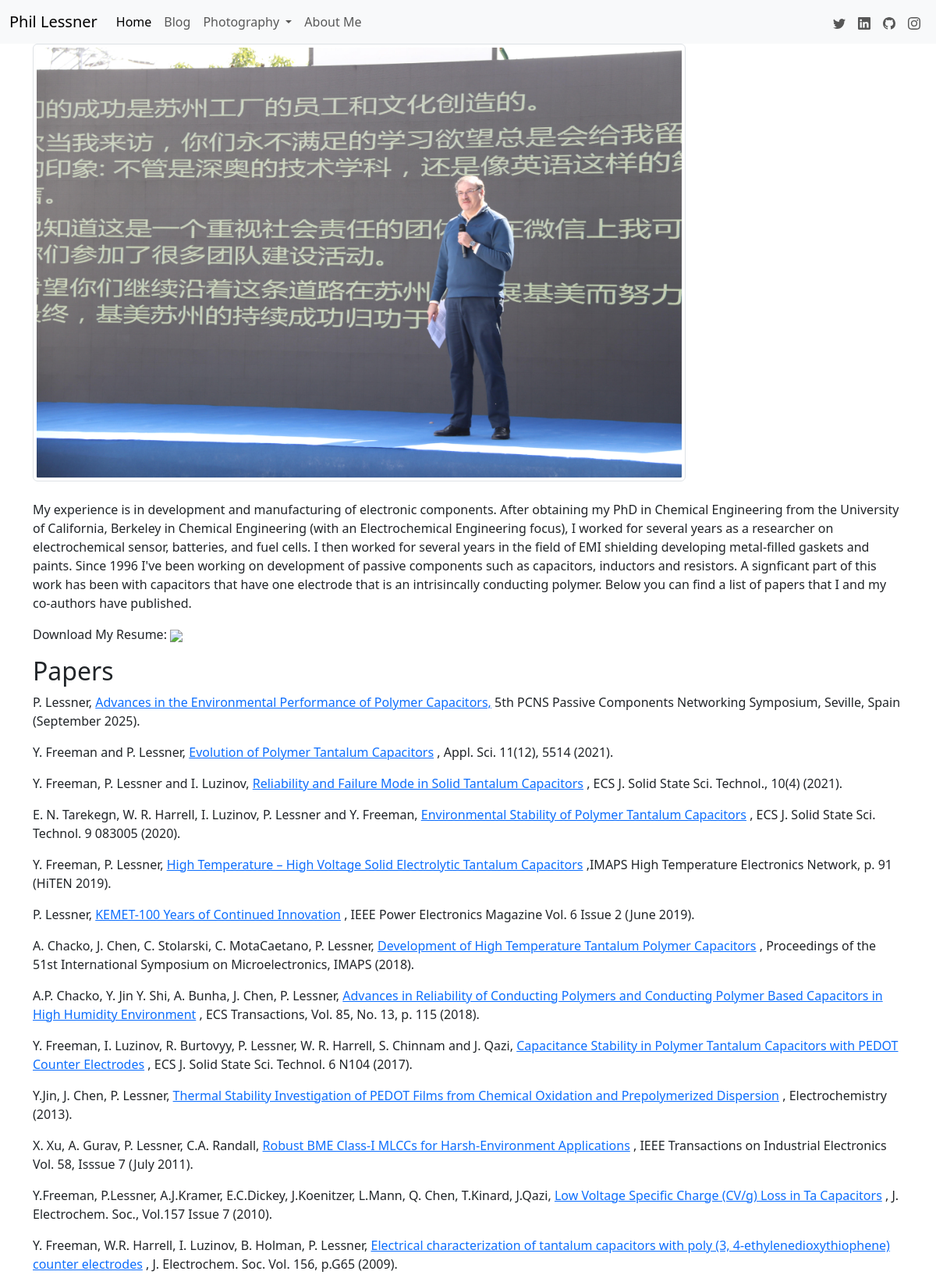
The page /aboutme (upper part) on the database its author committed.
### app/models.py (models this page shows, shortened)
class Base(DeclarativeBase):
    pass

class Reference(Base):
    __tablename__ = "references_table"
    id: Mapped[int] = mapped_column(primary_key=True)
    authors: Mapped[str]
    title: Mapped[str]
    refinfo: Mapped[str]
    date: Mapped[str]
    reflink: Mapped[str]
    reftype: Mapped[str]

### app/routes.py (the view)
@bp.route("/aboutme")
def about_me():
    templateData = {'title': 'About'}
    References = namedtuple('References', ['authors', 'title', 'reference', 'date', 'link', 'type'])
    references = dict()
    stmt = (db.select(Reference.authors, Reference.title,
                      Reference.refinfo, Reference.date,
                      Reference.reflink, Reference.reftype)
                      .select_from(Reference)
                      .where(Reference.reftype == "Paper")
                      .order_by(Reference.date.desc()))
    papers = [References(*row) for row in db.session.execute(stmt).all()]
    stmt = (db.select(Reference.authors, Reference.title,
                      Reference.refinfo, Reference.date,
                      Reference.reflink, Reference.reftype)
                      .select_from(Reference)
                      .where(Reference.reftype == "Patent")
                      .order_by(Reference.date.desc()))
    patents= [References(*row) for row in db.session.execute(stmt).all()]
    stmt = (db.select(Reference.authors, Reference.title,
                      Reference.refinfo, Reference.date,
                      Reference.reflink, Reference.reftype)
                      .select_from(Reference)
                      .where(Reference.reftype == "Presentation")
                      .order_by(Reference.date.desc()))
    presentations = [References(*row) for row in db.session.execute(stmt).all()]
    references.update({"papers": papers, "patents": patents, "presentations": presentations})
    templateData.update(references)
    return render_template('about_me.html', **templateData)

### app/templates/about_me.html (shortened to what this page needs)
{% extends "base.html" %}
{% block content %}
        <div class="container">
            <img src="/static/images/phil_suzhou.jpg" class="img-thumbnail" width="75%" height="75%", alt="Phil Lessner">
        </div>
        <br>
        <div class="container">
            <p>My experience is in development and manufacturing of
                electronic components. After obtaining my PhD in Chemical Engineering from the
                University of California, Berkeley in Chemical Engineering (with an Electrochemical
                Engineering focus), I worked for several years as a researcher on electrochemical sensor, batteries,
                and fuel cells. I then worked for several years in the field of EMI shielding developing metal-filled
                gaskets and paints. Since 1996 I've been working on development of passive components such as capacitors,
                inductors and resistors. A signficant part of this work has been with capacitors that have one
                electrode that is an intrisincally conducting polymer. Below you can find a list of papers that
                I and my co-authors have published.
            </p>
            <p> Download My Resume:
            <a href="{{ url_for('views.download_resume', filename='resume.pdf' )}}"><img src="/static/images/pdf_file_icon.png" height="50"></a>
            </p>
        </div>
        <div class="container">
            {% for paper in papers %}
                {% if loop.first %}
                    <h2>Papers</h2>
                {% endif %}
                <p>  {{ paper.authors }}  <a href= "{{ paper.link }}">  {{ paper.title }}</a>  {{ paper.reference }}
                </p>
            {% endfor %}
        </div>
{% endblock %}

### rows shown on the page
Reference: shows "Papers", authors "P. Lessner,", title "Advances in the Environmental Performance of Polymer Capacitors,", reference "5th PCNS Passive Components Networking Symposium, Seville, Spain (September 2025)."
Reference: authors "Y. Freeman and P. Lessner,", title "Evolution of Polymer Tantalum Capacitors", reference ", Appl. Sci. 11(12), 5514 (2021)."
Reference: authors "Y. Freeman, P. Lessner and I. Luzinov,", title "Reliability and Failure Mode in Solid Tantalum Capacitors", reference ", ECS J. Solid State Sci. Technol., 10(4) (2021)."
Reference: authors "E. N. Tarekegn, W. R. Harrell, I. Luzinov, P. Lessner and Y. Freeman,", title "Environmental Stability of Polymer Tantalum Capacitors", reference ", ECS J. Solid State Sci. Technol. 9 083005 (2020)."
Reference: authors "Y. Freeman, P. Lessner,", title "High Temperature – High Voltage Solid Electrolytic Tantalum Capacitors", reference ",IMAPS High Temperature Electronics Network, p. 91 (HiTEN 2019)."
Reference: authors "P. Lessner,", title "KEMET-100 Years of Continued Innovation", reference ", IEEE Power Electronics Magazine Vol. 6 Issue 2 (June 2019)."
Reference: authors "A. Chacko, J. Chen, C. Stolarski, C. MotaCaetano, P. Lessner,", title "Development of High Temperature Tantalum Polymer Capacitors", reference ", Proceedings of the 51st International Symposium on Microelectronics, IMAPS (2018)."
Reference: authors "A.P. Chacko, Y. Jin Y. Shi, A. Bunha, J. Chen, P. Lessner,", title "Advances in Reliability of Conducting Polymers and Conducting Polymer Based Capacitors in High Humidity Environment", reference ", ECS Transactions, Vol. 85, No. 13, p. 115 (2018)."
Reference: authors "Y. Freeman, I. Luzinov, R. Burtovyy, P. Lessner, W. R. Harrell, S. Chinnam and J. Qazi,", title "Capacitance Stability in Polymer Tantalum Capacitors with PEDOT Counter Electrodes", reference ", ECS J. Solid State Sci. Technol. 6 N104 (2017)."
Reference: authors "Y.Jin, J. Chen, P. Lessner,", title "Thermal Stability Investigation of PEDOT Films from Chemical Oxidation and Prepolymerized Dispersion", reference ", Electrochemistry (2013)."
Reference: authors "X. Xu, A. Gurav, P. Lessner, C.A. Randall,", title "Robust BME Class-I MLCCs for Harsh-Environment Applications", reference ", IEEE Transactions on Industrial Electronics Vol. 58, Isssue 7 (July 2011)."
Reference: authors "Y.Freeman, P.Lessner, A.J.Kramer, E.C.Dickey, J.Koenitzer, L.Mann, Q. Chen, T.Kinard, J.Qazi,", title "Low Voltage Specific Charge (CV/g) Loss in Ta Capacitors", reference ", J. Electrochem. Soc., Vol.157 Issue 7 (2010)."
Reference: authors "Y. Freeman, W.R. Harrell, I. Luzinov, B. Holman, P. Lessner,", title "Electrical characterization of tantalum capacitors with poly (3, 4-ethylenedioxythiophene) counter electrodes", reference ", J. Electrochem. Soc. Vol. 156, p.G65 (2009)."
